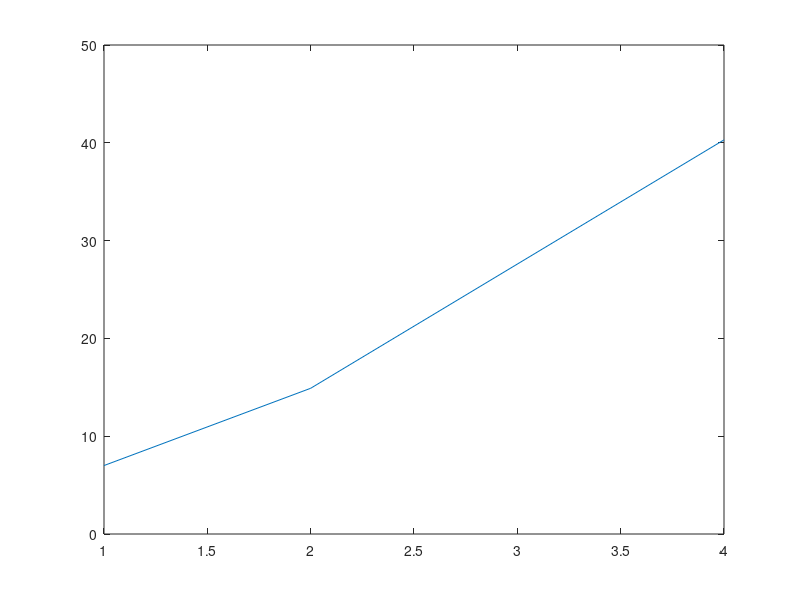

This chart was generated by the following MATLAB code:
1;

#{
  Have a data set made of data points
  Adjust the parameter of the model to represent the data points as closely 
  as possible
  Curve fitting
  m parameters a for m data points

  Interpolating polynomial:
  Pm-1(x)=a0+a1x+a2x^2+...+am-1x^(m-1)

  Vandermonde matrix:

  Y = X * a
#}

clear
format long
output_precision(16)

x = [1; 2; 4]
y = [7;14.9;40.3]

plot(x,y)

m = length(x)
#Pm-1(x)=a0+a1x+a2x^2+...+am-1x^(m-1)
disp("P2(x)=a0+a1x+a2x^2")
disp("")

A = [x.^0 x.^1 x.^2]
b=y

a = A\b


disp(["P2(x) = ",num2str(a(1))," + ",num2str(a(2)),"x + ",num2str(a(3)), "x^2"])  

p = @(x) a(1)+a(2)*x+a(3)*x^2

x0=3
px0 = p(x0)